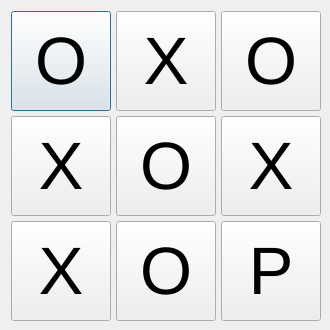
<?xml version="1.0" encoding="UTF-8"?>
<ui version="4.0">
 <class>TicTacToeDialog</class>
 <widget class="QDialog" name="TicTacToeDialog">
  <property name="geometry">
   <rect>
    <x>0</x>
    <y>0</y>
    <width>330</width>
    <height>330</height>
   </rect>
  </property>
  <property name="minimumSize">
   <size>
    <width>300</width>
    <height>300</height>
   </size>
  </property>
  <property name="maximumSize">
   <size>
    <width>330</width>
    <height>330</height>
   </size>
  </property>
  <property name="windowTitle">
   <string>TicTacToeDialog</string>
  </property>
  <layout class="QGridLayout" name="gridLayout">
   <item row="0" column="0">
    <widget class="QPushButton" name="pushButton_1">
     <property name="sizePolicy">
      <sizepolicy hsizetype="Minimum" vsizetype="Expanding">
       <horstretch>0</horstretch>
       <verstretch>0</verstretch>
      </sizepolicy>
     </property>
     <property name="minimumSize">
      <size>
       <width>100</width>
       <height>100</height>
      </size>
     </property>
     <property name="maximumSize">
      <size>
       <width>100</width>
       <height>100</height>
      </size>
     </property>
     <property name="font">
      <font>
       <pointsize>50</pointsize>
      </font>
     </property>
     <property name="text">
      <string>O</string>
     </property>
    </widget>
   </item>
   <item row="0" column="1">
    <widget class="QPushButton" name="pushButton_2">
     <property name="sizePolicy">
      <sizepolicy hsizetype="Minimum" vsizetype="Expanding">
       <horstretch>0</horstretch>
       <verstretch>0</verstretch>
      </sizepolicy>
     </property>
     <property name="minimumSize">
      <size>
       <width>100</width>
       <height>100</height>
      </size>
     </property>
     <property name="maximumSize">
      <size>
       <width>100</width>
       <height>100</height>
      </size>
     </property>
     <property name="font">
      <font>
       <pointsize>50</pointsize>
      </font>
     </property>
     <property name="text">
      <string>X</string>
     </property>
    </widget>
   </item>
   <item row="0" column="2">
    <widget class="QPushButton" name="pushButton_3">
     <property name="sizePolicy">
      <sizepolicy hsizetype="Minimum" vsizetype="Expanding">
       <horstretch>0</horstretch>
       <verstretch>0</verstretch>
      </sizepolicy>
     </property>
     <property name="minimumSize">
      <size>
       <width>100</width>
       <height>100</height>
      </size>
     </property>
     <property name="maximumSize">
      <size>
       <width>100</width>
       <height>100</height>
      </size>
     </property>
     <property name="font">
      <font>
       <pointsize>50</pointsize>
      </font>
     </property>
     <property name="text">
      <string>O</string>
     </property>
    </widget>
   </item>
   <item row="1" column="0">
    <widget class="QPushButton" name="pushButton_4">
     <property name="sizePolicy">
      <sizepolicy hsizetype="Minimum" vsizetype="Expanding">
       <horstretch>0</horstretch>
       <verstretch>0</verstretch>
      </sizepolicy>
     </property>
     <property name="minimumSize">
      <size>
       <width>100</width>
       <height>100</height>
      </size>
     </property>
     <property name="maximumSize">
      <size>
       <width>100</width>
       <height>100</height>
      </size>
     </property>
     <property name="font">
      <font>
       <pointsize>50</pointsize>
      </font>
     </property>
     <property name="text">
      <string>X</string>
     </property>
    </widget>
   </item>
   <item row="1" column="1">
    <widget class="QPushButton" name="pushButton_5">
     <property name="sizePolicy">
      <sizepolicy hsizetype="Minimum" vsizetype="Expanding">
       <horstretch>0</horstretch>
       <verstretch>0</verstretch>
      </sizepolicy>
     </property>
     <property name="minimumSize">
      <size>
       <width>100</width>
       <height>100</height>
      </size>
     </property>
     <property name="maximumSize">
      <size>
       <width>100</width>
       <height>100</height>
      </size>
     </property>
     <property name="font">
      <font>
       <pointsize>50</pointsize>
      </font>
     </property>
     <property name="text">
      <string>O</string>
     </property>
    </widget>
   </item>
   <item row="1" column="2">
    <widget class="QPushButton" name="pushButton_6">
     <property name="sizePolicy">
      <sizepolicy hsizetype="Minimum" vsizetype="Expanding">
       <horstretch>0</horstretch>
       <verstretch>0</verstretch>
      </sizepolicy>
     </property>
     <property name="minimumSize">
      <size>
       <width>100</width>
       <height>100</height>
      </size>
     </property>
     <property name="maximumSize">
      <size>
       <width>100</width>
       <height>100</height>
      </size>
     </property>
     <property name="font">
      <font>
       <pointsize>50</pointsize>
      </font>
     </property>
     <property name="text">
      <string>X</string>
     </property>
    </widget>
   </item>
   <item row="2" column="0">
    <widget class="QPushButton" name="pushButton_7">
     <property name="sizePolicy">
      <sizepolicy hsizetype="Minimum" vsizetype="Expanding">
       <horstretch>0</horstretch>
       <verstretch>0</verstretch>
      </sizepolicy>
     </property>
     <property name="minimumSize">
      <size>
       <width>100</width>
       <height>100</height>
      </size>
     </property>
     <property name="maximumSize">
      <size>
       <width>100</width>
       <height>100</height>
      </size>
     </property>
     <property name="font">
      <font>
       <pointsize>50</pointsize>
      </font>
     </property>
     <property name="text">
      <string>X</string>
     </property>
    </widget>
   </item>
   <item row="2" column="1">
    <widget class="QPushButton" name="pushButton_8">
     <property name="sizePolicy">
      <sizepolicy hsizetype="Minimum" vsizetype="Expanding">
       <horstretch>0</horstretch>
       <verstretch>0</verstretch>
      </sizepolicy>
     </property>
     <property name="minimumSize">
      <size>
       <width>100</width>
       <height>100</height>
      </size>
     </property>
     <property name="maximumSize">
      <size>
       <width>100</width>
       <height>100</height>
      </size>
     </property>
     <property name="font">
      <font>
       <pointsize>50</pointsize>
      </font>
     </property>
     <property name="text">
      <string>O</string>
     </property>
    </widget>
   </item>
   <item row="2" column="2">
    <widget class="QPushButton" name="pushButton_9">
     <property name="sizePolicy">
      <sizepolicy hsizetype="Minimum" vsizetype="Expanding">
       <horstretch>0</horstretch>
       <verstretch>0</verstretch>
      </sizepolicy>
     </property>
     <property name="minimumSize">
      <size>
       <width>100</width>
       <height>100</height>
      </size>
     </property>
     <property name="maximumSize">
      <size>
       <width>100</width>
       <height>100</height>
      </size>
     </property>
     <property name="font">
      <font>
       <pointsize>50</pointsize>
      </font>
     </property>
     <property name="text">
      <string>P</string>
     </property>
    </widget>
   </item>
  </layout>
 </widget>
 <resources/>
 <connections/>
</ui>
